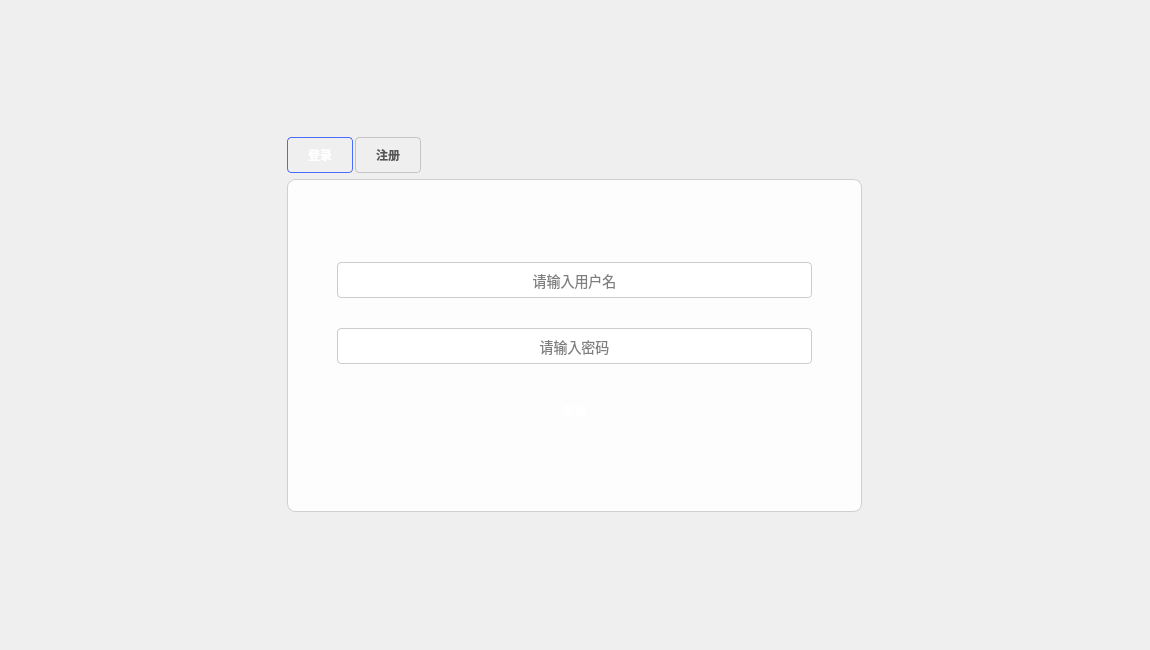
<?xml version="1.0" encoding="UTF-8"?>
<ui version="4.0">
 <class>MainWindow</class>
 <widget class="QMainWindow" name="MainWindow">
  <property name="geometry">
   <rect>
    <x>0</x>
    <y>0</y>
    <width>1150</width>
    <height>650</height>
   </rect>
  </property>
  <property name="minimumSize">
   <size>
    <width>0</width>
    <height>0</height>
   </size>
  </property>
  <property name="maximumSize">
   <size>
    <width>16777215</width>
    <height>16777215</height>
   </size>
  </property>
  <property name="windowTitle">
   <string>MainWindow</string>
  </property>
  <property name="styleSheet">
   <string notr="true">QMainWindow {
    background-image: url(:/images/background.png);
    background-position: center;
    background-repeat: no-repeat;
    background-attachment: fixed;
}</string>
  </property>
  <widget class="QWidget" name="centralwidget">
   <property name="minimumSize">
    <size>
     <width>0</width>
     <height>0</height>
    </size>
   </property>
   <property name="maximumSize">
    <size>
     <width>16777215</width>
     <height>16777215</height>
    </size>
   </property>
   <property name="styleSheet">
    <string notr="true"/>
   </property>
   <layout class="QHBoxLayout" name="horizontalLayout">
    <item>
     <layout class="QVBoxLayout" name="verticalLayout">
      <item>
       <widget class="QTabWidget" name="tabWidget">
        <property name="minimumSize">
         <size>
          <width>575</width>
          <height>375</height>
         </size>
        </property>
        <property name="maximumSize">
         <size>
          <width>575</width>
          <height>375</height>
         </size>
        </property>
        <property name="styleSheet">
         <string notr="true">QTabWidget {
    background: transparent;
    border: none;
}
QTabWidget::pane {
    background: rgba(255, 255, 255, 0.85);
    border-radius: 8px;
    border: 1px solid #d0d0d0;
    margin-top: 6px;
}
QTabWidget::tab-bar {
    alignment: center;
}
QTabBar::tab {
    background: qlineargradient(x1:0, y1:0, x2:0, y2:1,
                              stop:0 #f6f7fa, stop:1 #e6e9f0);
    border: 1px solid #c4c4c4;
    border-radius: 4px 4px 0 0;
    padding: 10px 20px;
    margin-right: 2px;
    color: #555;
    font-weight: bold;
}
QTabBar::tab:selected {
    background: qlineargradient(x1:0, y1:0, x2:0, y2:1,
                              stop:0 #6a8cff, stop:1 #4a6bff);
    color: white;
    border-color: #4a6bff;
}
QTabBar::tab:hover:!selected {
    background: qlineargradient(x1:0, y1:0, x2:0, y2:1,
                              stop:0 #e0e5ff, stop:1 #cad2ff);
}
QTabWidget::pane {
    box-shadow: 3px 3px 5px rgba(0, 0, 0, 0.2);
}
QLineEdit {
    background: white;
    border: 1px solid #ccc;
    border-radius: 4px;
    padding: 8px;
    font-size: 14px;
}
QLineEdit:focus {
    border: 1px solid #6a8cff;
}
QLineEdit::placeholder {
    color: #aaa;
    font-style: italic;
}
QPushButton {
    background: qlineargradient(x1:0, y1:0, x2:0, y2:1,
                              stop:0 #6a8cff, stop:1 #4a6bff);
    border: none;
    border-radius: 4px;
    color: white;
    padding: 8px 16px;
    font-weight: bold;
}
QPushButton:hover {
    background: qlineargradient(x1:0, y1:0, x2:0, y2:1,
                              stop:0 #7a9cff, stop:1 #5a7bff);
}
QPushButton:pressed {
    background: qlineargradient(x1:0, y1:0, x2:0, y2:1,
                              stop:0 #4a6bff, stop:1 #3a5bef);
}</string>
        </property>
        <property name="currentIndex">
         <number>0</number>
        </property>
        <property name="usesScrollButtons">
         <bool>true</bool>
        </property>
        <property name="tabsClosable">
         <bool>false</bool>
        </property>
        <property name="movable">
         <bool>false</bool>
        </property>
        <property name="tabBarAutoHide">
         <bool>false</bool>
        </property>
        <widget class="QWidget" name="tab">
         <attribute name="title">
          <string>登录</string>
         </attribute>
         <layout class="QVBoxLayout" name="verticalLayout_3">
          <item>
           <layout class="QVBoxLayout" name="verticalLayout_2">
            <property name="spacing">
             <number>30</number>
            </property>
            <property name="leftMargin">
             <number>40</number>
            </property>
            <property name="rightMargin">
             <number>40</number>
            </property>
            <item>
             <widget class="QLineEdit" name="lineEdit">
              <property name="text">
               <string/>
              </property>
              <property name="alignment">
               <set>Qt::AlignCenter</set>
              </property>
              <property name="placeholderText">
               <string>请输入用户名</string>
              </property>
             </widget>
            </item>
            <item>
             <widget class="QLineEdit" name="lineEdit_2">
              <property name="echoMode">
               <enum>QLineEdit::PasswordEchoOnEdit</enum>
              </property>
              <property name="alignment">
               <set>Qt::AlignCenter</set>
              </property>
              <property name="dragEnabled">
               <bool>false</bool>
              </property>
              <property name="placeholderText">
               <string>请输入密码</string>
              </property>
             </widget>
            </item>
            <item>
             <widget class="QPushButton" name="pushButton">
              <property name="text">
               <string>登录</string>
              </property>
             </widget>
            </item>
           </layout>
          </item>
         </layout>
        </widget>
        <widget class="QWidget" name="widget">
         <attribute name="title">
          <string>注册</string>
         </attribute>
         <layout class="QVBoxLayout" name="verticalLayout_5">
          <item>
           <layout class="QVBoxLayout" name="verticalLayout_4">
            <property name="spacing">
             <number>20</number>
            </property>
            <property name="leftMargin">
             <number>40</number>
            </property>
            <property name="rightMargin">
             <number>40</number>
            </property>
            <item>
             <widget class="QLineEdit" name="lineEdit_3">
              <property name="alignment">
               <set>Qt::AlignCenter</set>
              </property>
              <property name="placeholderText">
               <string>请输入用户名</string>
              </property>
             </widget>
            </item>
            <item>
             <widget class="QLineEdit" name="lineEdit_5">
              <property name="echoMode">
               <enum>QLineEdit::PasswordEchoOnEdit</enum>
              </property>
              <property name="alignment">
               <set>Qt::AlignCenter</set>
              </property>
              <property name="placeholderText">
               <string>请输入密码</string>
              </property>
             </widget>
            </item>
            <item>
             <widget class="QLineEdit" name="lineEdit_4">
              <property name="echoMode">
               <enum>QLineEdit::PasswordEchoOnEdit</enum>
              </property>
              <property name="alignment">
               <set>Qt::AlignCenter</set>
              </property>
              <property name="placeholderText">
               <string>请重复输入密码</string>
              </property>
             </widget>
            </item>
            <item>
             <widget class="QPushButton" name="pushButton_2">
              <property name="text">
               <string>注册</string>
              </property>
             </widget>
            </item>
           </layout>
          </item>
         </layout>
        </widget>
       </widget>
      </item>
     </layout>
    </item>
   </layout>
  </widget>
 </widget>
 <resources/>
 <connections/>
</ui>
